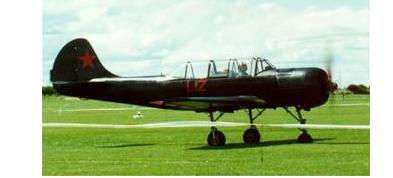
#> input picture TP1/TP1/data/airplane_query.jpg, 393 x 178 px; its folder holds only this picture in this run
$ jupyter execute TP1.ipynb   (older library calls are emulated)
#> lines starting #> are read from the running program, lines starting #| are printed output that depends on the picture
INF8770 Technologies multimédias

Polytechnique Montréal

Importation des librairies

[cell 1]
from PIL import Image
import os
from skimage.feature.texture import local_binary_pattern
from skimage.feature import graycomatrix
import glob
import cv2
import numpy
import csv
import time

Descripteurs matrices de co-occurrence en couleur (3 canaux) avec multiple distances et angles

[cell 2]
def desc_cm_params(imagePath, distances = [1, 5, 10], angles = [0, numpy.pi / 2, numpy.pi, 3 * numpy.pi / 4]):
#> called with imagePath = './data/airplane_query.jpg'
    image = cv2.imread(imagePath, cv2.IMREAD_COLOR)
#> image is the input picture: shape (178, 393, 3); mean B, G, R 144.2, 182.6, 166.5
    nb_channels = 3
    nb_rows = len(image)
#> nb_rows = 178
    nb_columns = len(image[0])
#> nb_columns = 393

    three_channel_one_dimension_desc = []

    for channel in range(nb_channels):
      one_channel_image = []
      for row in range(nb_rows):
        one_channel_image.append([])
        for column in range(nb_columns):
          one_channel_image[row].append(image[row][column][channel])
      cm = graycomatrix(one_channel_image, distances, angles, normed=True)

      one_dimension_descriptors = []
      for distance in range(len(cm[0][0])):
        one_dimension_descriptors.append([])
        for angle in range(len(cm[0][0][0])):
            one_dimension_descriptors[distance].append([])
            one_dim_desc = []
            for row in range(len(cm)):
                for col in range(len(cm[0])):
                    one_dim_desc.append(cm[row][col][distance][angle])
            one_dimension_descriptors[distance][angle].append(numpy.asarray(one_dim_desc, numpy.float32))
      three_channel_one_dimension_desc.append(one_dimension_descriptors)
#> after the loop, three_channel_one_dimension_desc = 3 items

    return three_channel_one_dimension_desc

Modèles Binaires Locaux (LBP)

[cell 3]
def desc_LBP(path, longueurCodes, rayon):
  image = cv2.imread(path, cv2.IMREAD_GRAYSCALE)
  desc = local_binary_pattern(image, longueurCodes, rayon)
  return numpy.asarray(desc, numpy.float32)

Importation des images

[cell 4]
query = glob.glob(os.path.join("./data", "*.jpg"))
database = glob.glob(os.path.join("./data/database", "*.jpg"))

query_cropped = glob.glob(os.path.join("./data/cropped", "*.jpg"))
database_cropped = glob.glob(os.path.join("./data/cropped/database", "*.jpg"))

Méthode de comparaison

[cell 5]
def intersection(vector_i, vector_j):
    return numpy.sum(numpy.minimum(vector_i, vector_j)) / numpy.sum(vector_j)

def norms1(vector_i, vector_j):
    return numpy.sum(numpy.abs(vector_i - vector_j))

def norms2(vector_i, vector_j):
    return numpy.sqrt(numpy.sum(numpy.power(vector_i - vector_j, 2)))

def bhattacharyya(vector_i, vector_j):
    return -numpy.log((numpy.sum(numpy.sqrt(numpy.multiply(vector_i, vector_j)))))

Classification par matrice de co-occurrence

[cell 6]
def classify_CM(query, database):
    cm_db_descriptors = []
    for path_db in database:
        cm_db_descriptors.append(desc_cm_params(path_db))

   # timeList = []

    for path_query in query:
        result = dict()

        #timestamp = time.time_ns()
        cm_query_descriptors = desc_cm_params(path_query)
#> cm_query_descriptors = 3 items
        #timeList.append(time.time_ns() - timestamp)

        methods = ["intersection", "norms1", "norms2", "bhattacharyya"]

        # [4 lines of commented-out code are left out]

        for key in methods:
            result[key] = []

        index = 0
        for path_db in database:
            #timestamp = time.time_ns()
            #timeList.append(time.time_ns() - timestamp)
            result_id = path_query.split('\\')[1][:-4] + ":" + path_db.split('\\')[1][:-4]

            intersectionResult = 0
            norms1Result = 0
            norms2Result = 0
            bhattacharyyaResult = 0
            for channel in range(len(cm_query_descriptors)): # 3 channels
                for distance in range(len(cm_query_descriptors[0])): # 3 distances
                    for angle in range(len(cm_query_descriptors[0][0])): # 4 angles
                        intersectionResult += intersection(numpy.asarray(cm_query_descriptors[channel][distance][angle]), numpy.asarray(cm_db_descriptors[index][channel][distance][angle]))
                        norms1Result += norms1(numpy.asarray(cm_query_descriptors[channel][distance][angle]), numpy.asarray(cm_db_descriptors[index][channel][distance][angle]))
                        norms2Result += norms2(numpy.asarray(cm_query_descriptors[channel][distance][angle]), numpy.asarray(cm_db_descriptors[index][channel][distance][angle]))
                        bhattacharyyaResult += bhattacharyya(numpy.asarray(cm_query_descriptors[channel][distance][angle]), numpy.asarray(cm_db_descriptors[index][channel][distance][angle]))
            result["intersection"].append((result_id, intersectionResult))
            result["norms1"].append((result_id, norms1Result))
            result["norms2"].append((result_id, norms2Result))
            result["bhattacharyya"].append((result_id, bhattacharyyaResult))

            index += 1
#> after the loop, index = 0

            # writer.writerow([path + f" ({timeList[0]})"] + methods + ["Time"])

            # for f in range(1, len(field)):
            #     writer.writerow([field[f]] + [result[key][f - 1][1] for key in result.keys()] + [timeList[f]])

timestamp = time.time()
classify_CM(query, database)
print(f"Time Normal: {time.time() - timestamp}")
timestamp = time.time()
classify_CM(query_cropped, database_cropped)
print(f"Time Cropped: {time.time() - timestamp}")

Classification par modèle binaire locaux

[cell 7]
def classify_LBP(query, database, longueurCodes, rayon, all):
#> called with longueurCodes = 4, rayon = 1
    lbp_db_descriptors = []
    for path_db in database:
        row_lbp, col_lbp = cv2.imread(path_db, cv2.IMREAD_GRAYSCALE).shape
        lbp_hist_db, _ = numpy.histogram(desc_LBP(path_db, longueurCodes, rayon), bins = range(256))
        lbp_hist_db = lbp_hist_db / (row_lbp * col_lbp)
        lbp_db_descriptors.append(lbp_hist_db)

    # timeList = []

    for path_query in query:
        result = dict()

        # timestamp = time.time_ns()
        lbp_query = desc_LBP(path_query, longueurCodes, rayon)
#> in desc_LBP, `image = cv2.imread(path, cv2.IMREAD_GRAYSCALE)`:
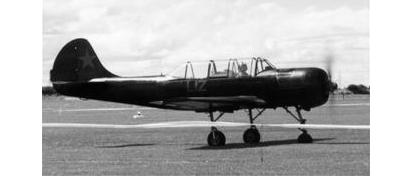
#> image: shape (178, 393); min 0, max 255, mean 173.5
#> in desc_LBP, `desc = local_binary_pattern(image, longueurCodes, rayon)`:
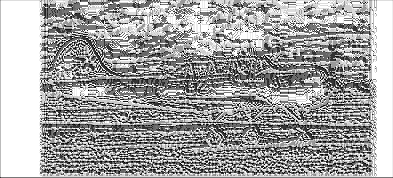
#> desc: shape (178, 393) float64; min 0, max 15, mean 9.58; drawn with min black and max white
        # timeList.append(time.time_ns() - timestamp)

        row_lbp, col_lbp = cv2.imread(path_query, cv2.IMREAD_GRAYSCALE).shape
#> row_lbp = 178; col_lbp = 393

        lbp_hist_query, _ = numpy.histogram(lbp_query, bins = range(256))
#> lbp_hist_query = 255 values, max 17933 at index 15, min 0 at index 16, mean 274.3
        lbp_hist_query = lbp_hist_query / (row_lbp * col_lbp)
#> lbp_hist_query = 255 values, max 0.256 at index 15, min 0 at index 16, mean 0.00392

        methods = ["intersection", "norms1", "norms2", "bhattacharyya"]

        # [8 lines of commented-out code are left out]

        for key in methods:
            result[key] = []

        index = 0
        for path_db in database:
            # timestamp = time.time_ns()

            lbp_hist_db = lbp_db_descriptors[index]

            result_id = path_query.split('\\')[1][:-4] + ":" + path_db.split('\\')[1][:-4]

            result["intersection"].append((result_id, intersection(lbp_hist_query, lbp_hist_db)))

            result["norms1"].append((result_id, norms1(lbp_hist_query, lbp_hist_db)))

            result["norms2"].append((result_id, norms2(lbp_hist_query, lbp_hist_db)))

            result["bhattacharyya"].append((result_id, bhattacharyya(lbp_hist_query, lbp_hist_db)))

            index += 1
#> after the loop, index = 0

            # [27 lines of commented-out code are left out]

all = dict()

timestamp = time.time()
for rayon in range(1, 6, 2):
    for longueurCodes in range(4, 25, 4):
        classify_LBP(query, database, longueurCodes, rayon, all)

print(f"Time Normal: {time.time() - timestamp}")

timestamp = time.time()
for rayon in range(1, 6, 2):
    for longueurCodes in range(4, 25, 4):
        classify_LBP(query_cropped, database_cropped, longueurCodes, rayon, all)
print(f"Time Cropped: {time.time() - timestamp}")

# print(all)

[cell 8]
for key in all:
    print(dict(sorted(all[key].items())))
